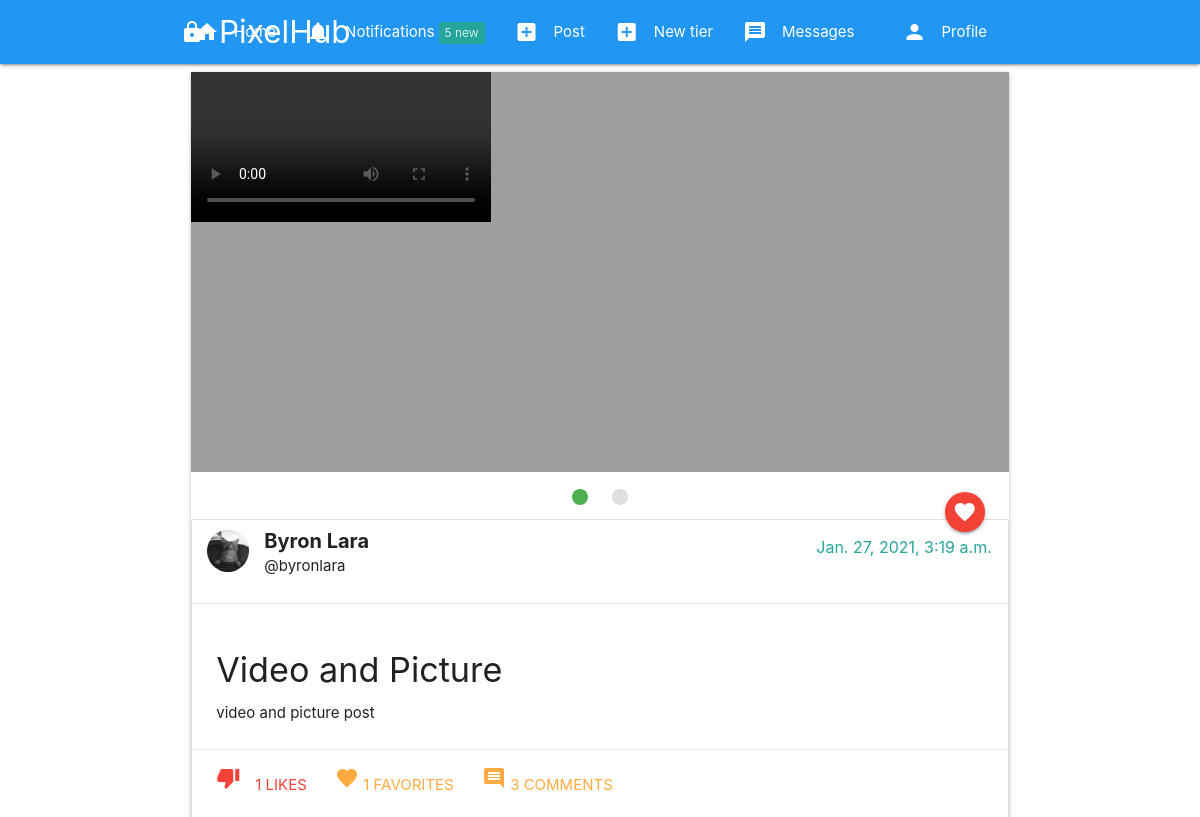
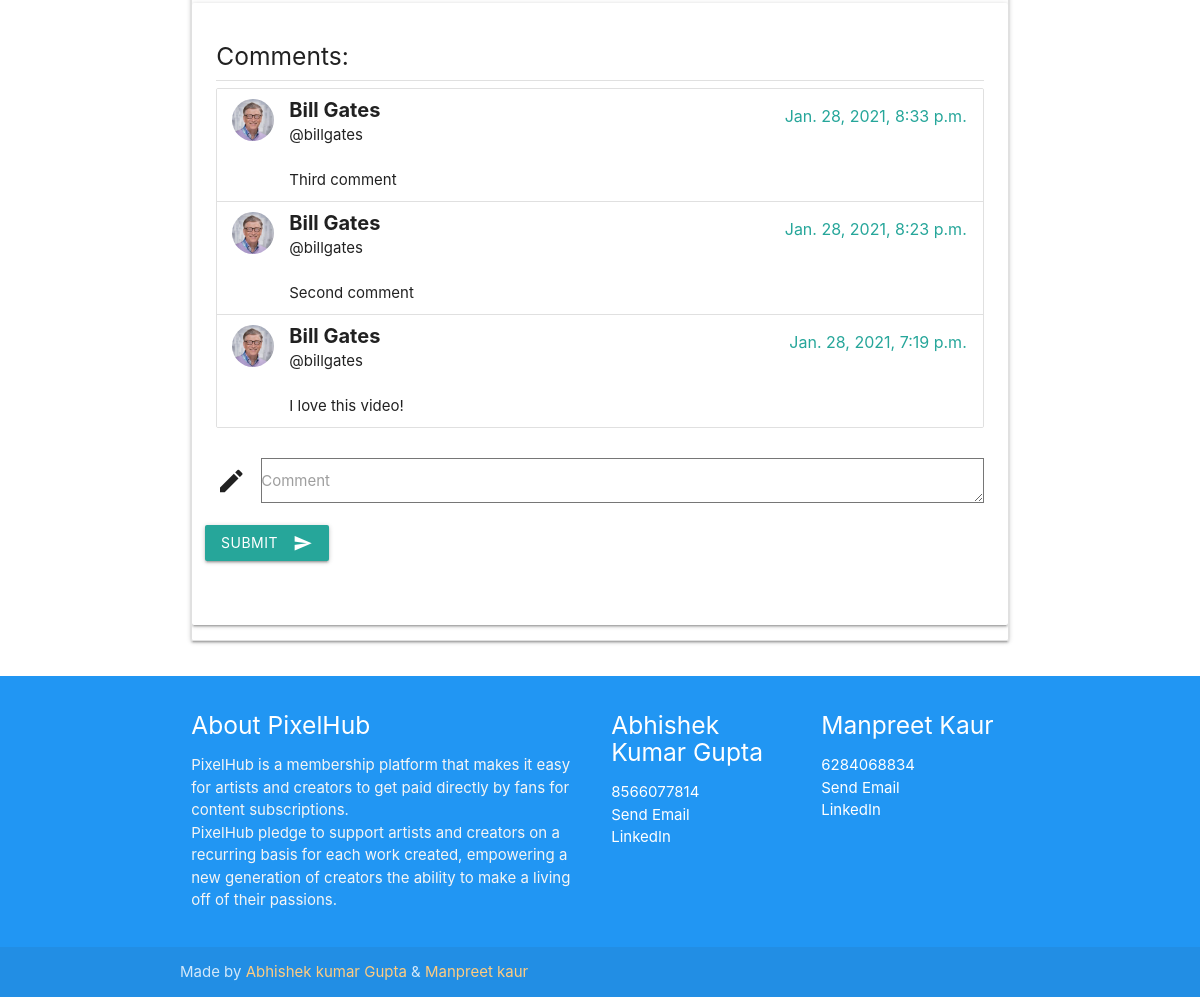
/post/71ac8af9-fe76-4fc8-9bef-20b4d32c3af4 (signed in), run on the app's committed database (2 pictures, top to bottom).
### post/models.py (models this page shows, shortened)
class PostFileContent(models.Model):
    user = models.ForeignKey(User, on_delete=models.CASCADE, related_name='content_owner')
    file = models.FileField(upload_to=user_directory_path)
    tier = models.ForeignKey(Tier, on_delete=models.CASCADE, related_name='tier_file')
    posted = models.DateTimeField(auto_now_add=True)

class Post(models.Model):
    id = models.UUIDField(primary_key=True, default=uuid.uuid4, editable=False)
    content = models.ManyToManyField(PostFileContent, related_name='contents')
    title = models.CharField(max_length=150)
    caption = models.TextField(max_length=1500, verbose_name='Caption')
    posted = models.DateTimeField(auto_now_add=True)
    tier = models.ForeignKey(Tier, on_delete=models.CASCADE, related_name='tiers')
    user = models.ForeignKey(User, on_delete=models.CASCADE)
    likes_count = models.IntegerField(default=0)
    comments_count = models.IntegerField(default=0)
    favorites_count = models.IntegerField(default=0)

### authy/models.py (models this page shows, shortened)
class Profile(models.Model):
	user = models.OneToOneField(User, on_delete=models.CASCADE, related_name='profile')
	location = models.CharField(max_length=50, null=True, blank=True)
	url = models.CharField(max_length=80, null=True, blank=True)
	profile_info = models.TextField(max_length=150, null=True, blank=True)
	created = models.DateField(auto_now_add=True)
	picture = models.ImageField(upload_to=user_directory_path_profile, blank=True, null=True, verbose_name='Picture')
	banner = models.ImageField(upload_to=user_directory_path_banner, blank=True, null=True, verbose_name='Banner')

### comment/models.py (models this page shows, shortened)
class Comment(models.Model):
    post = models.ForeignKey(Post, on_delete=models.CASCADE, related_name='post_comments')
    user = models.ForeignKey(User, on_delete=models.CASCADE)
    body = models.TextField()
    date = models.DateTimeField(auto_now_add=True)

### post/views.py (the view)
# urls.py: path('<uuid:post_id>',PostDetails, name='postdetails'),
@login_required
def PostDetails(request, post_id):
    user = request.user
    post = get_object_or_404(Post, id=post_id)
    if Likes.objects.filter(post=post, user=user).exists():
        liked = True
    else:
        liked = False
    comments = Comment.objects.filter(post=post).order_by('-date')
    if request.method == 'POST':
        form = CommentForm(request.POST)
        if form.is_valid():
            comment = form.save(commit=False)
            comment.post = post
            comment.user = user
            comment.save()
            post.comments_count += 1
            post.save()
            return HttpResponseRedirect(reverse('postdetails', args=[post_id]))
    else:
        form = CommentForm()
    if user != post.user:
        subscriber = Subscription.objects.get(subscriber=request.user, subscribed=post.user)
        if (subscriber.tier.number >= post.tier.number):
            visible = True
        else:
            visible = False
    else:
        visible = True
    context = {
        'post': post,
        'visible': visible,
        'liked': liked,
        'comments': comments,
        'form': form,
    }
    return render(request, 'post_detail.html', context)

### comment/forms.py
class CommentForm(forms.ModelForm):
    body = forms.CharField(widget=forms.Textarea(attrs={'class': 'validate'}), required=True)
    class Meta:
        model = Comment
        fields = ('body',)

### authy/views.py (called while the page is built)
def SideNavInfo(request):
	user = request.user
	nav_profile = None
	fans = None
	follows = None
	if user.is_authenticated:
		nav_profile = Profile.objects.get(user=user)
		fans = Subscription.objects.filter(subscribed=user).count()
		follows = Subscription.objects.filter(subscriber=user).count()
	return {'nav_profile': nav_profile, 'fans': fans, 'follows': follows}

### direct/views.py (called while the page is built)
def CheckDirects(request):
    directs_count = 0
    if request.user.is_authenticated:
        directs_count = Message.objects.filter(user=request.user, is_read=False).count()
    return {'directs_count': directs_count}

### notifications/views.py (called while the page is built)
def CountNotifications(request):
    count_notifications = None
    if request.user.is_authenticated:
        count_notifications = Notification.objects.filter(user=request.user, is_seen=False).count()
    return {'count_notifications': count_notifications}

### fans_clone/templates/post_detail.html (shortened to what this page needs)
{% extends 'base.html' %}
{% load static %}
{% block content %}
    <div class="col s12 m12">
    {% if visible == False %}
      <div class="center-align">
        <i class="material-icons large grey-text">lock</i>
        <br>
        <h3>No available</h3>
        <h4 class="card-title grey-text text-darken-4">This content is for {{ post.tier }}</h4>
        <h5 class="card-title grey-text text-darken-4">You need to upgrade your subscription</h5>
        <br><br>
        <a class="waves-effect waves-light btn-large"><i class="material-icons left">upgrade</i>Upgrade</a>
      </div>
    {% else %}
      <div class="card">
        <div class="card-image">
          <div class="slider">
            <ul class="slides">
              {% for con in post.content.all %}
              <li>
                {% if con.file.name|slice:"-3:" == 'jpg' %}
                  <img src="{{ con.file.url }}">
                {% else %}
                  <div class="video-container">
                    <video class="responsive-video" controls="controls" preload="metadata">
                      <source src="{{ con.file.url }}#t=0.5" type="video/mp4">
                    </video>
                  </div>
                {% endif %}
              </li>
              {% endfor %}
            </ul>
          </div>
          <a href="{% url 'postbookmark' post.id %}" class="btn-floating halfway-fab waves-effect waves-light red"><i class="material-icons">favorite</i></a>
        </div>
        <ul class="collection">
          <li class="collection-item avatar">
          {% if post.user.profile.picture %}
            <img src="{{ post.user.profile.picture.url }}" class="circle responsive-img">
          {% else %}
            <img src="{% static 'img/no_avatar.jpg' %}" class="circle responsive-img">
          {% endif %}
            <span style="font-size: 20px; font-weight: bold;" class="title">{{ post.user.first_name }} {{ post.user.last_name }}</span>
            <span class="title secondary-content">{{ post.posted }}</span>
            <p>@{{ post.user.username }}</p>
        </li>
        <div class="card-content">
          <h4 class="header">{{ post.title }}</h4>
          {{ post.caption }}
        </div>
       <div class="card-action">
        {% if liked == True %}
          <a class="red-text tooltipped" data-position="bottom" data-tooltip="Remove like" href="{% url 'postlike' post.id %}"><i class="material-icons left">thumb_down</i>{{ post.likes_count }} Likes</a>
        {% else %}
          <a href="{% url 'postlike' post.id %}"><i class="material-icons left">thumb_up</i>{{ post.likes_count }} Likes</a>
        {% endif %}
          <a href="#"><i class="material-icons">favorite</i> {{ post.favorites_count }} Favorites</a>
          <a href="#"><i class="material-icons">comment</i> {{ post.comments_count }} Comments</a>
        </div>
        <div class="card-panel">
          <h5>Comments:</h5>
          <div class="divider"></div>
          <ul class="collection">
            {% for comment in comments %}
              <li class="collection-item avatar">
                {% if comment.user.profile.picture %}
                  <img src="{{ comment.user.profile.picture.url }}" class="circle responsive-img">
                {% else %}
                  <img src="{% static 'img/no_avatar.jpg' %}" class="circle responsive-img">
                {% endif %}
                <span style="font-weight: bold; font-size: 20px" class="title">{{ comment.user.first_name }} {{ comment.user.last_name }}</span>
                <span class="title secondary-content">{{ comment.date }}</span>
                <p>@{{ comment.user.username }}</p>
                <br>
                  {{ comment.body }}
              </li>
              {% empty %}
                <div class="center-align">
                  <h5>No comments</h5>
                  <span>Be the first one to comment</span>
                </div>
            {% endfor %}
          </ul>
          <div class="row">
            <form method="POST" action="" role="form" class="col s12">
              <div class="row">
                <div class="input-field col s12">
                  <i class="material-icons prefix">edit</i>
                  {{ form.body }}
                  <label for="body">Comment</label>
                </div>
                <button class="btn waves-effect waves-light" type="submit" name="action">Submit
                  <i class="material-icons right">send</i>
                </button>
                </div>
              </div>
          </div>
        </div>
  {% endif %}
      </div>
{% endblock %}

### data on the page
Post: user.profile.picture (placeholder picture), user.first_name "Byron", user.last_name "Lara", posted "Jan. 27, 2021, 3:19 a.m.", user.username "byronlara", title "Video and Picture", caption "video and picture post", likes_count "1", favorites_count "1", comments_count "3"
Comment: user.profile.picture (placeholder picture), user.first_name "Bill", user.last_name "Gates", date "Jan. 28, 2021, 8:33 p.m.", user.username "billgates", body "Third comment"
Comment: user.profile.picture (placeholder picture), user.first_name "Bill", user.last_name "Gates", date "Jan. 28, 2021, 8:23 p.m.", user.username "billgates", body "Second comment"
Comment: user.profile.picture (placeholder picture), user.first_name "Bill", user.last_name "Gates", date "Jan. 28, 2021, 7:19 p.m.", user.username "billgates", body "I love this video!"

### other printed values
{{ count_notifications }} "5"
